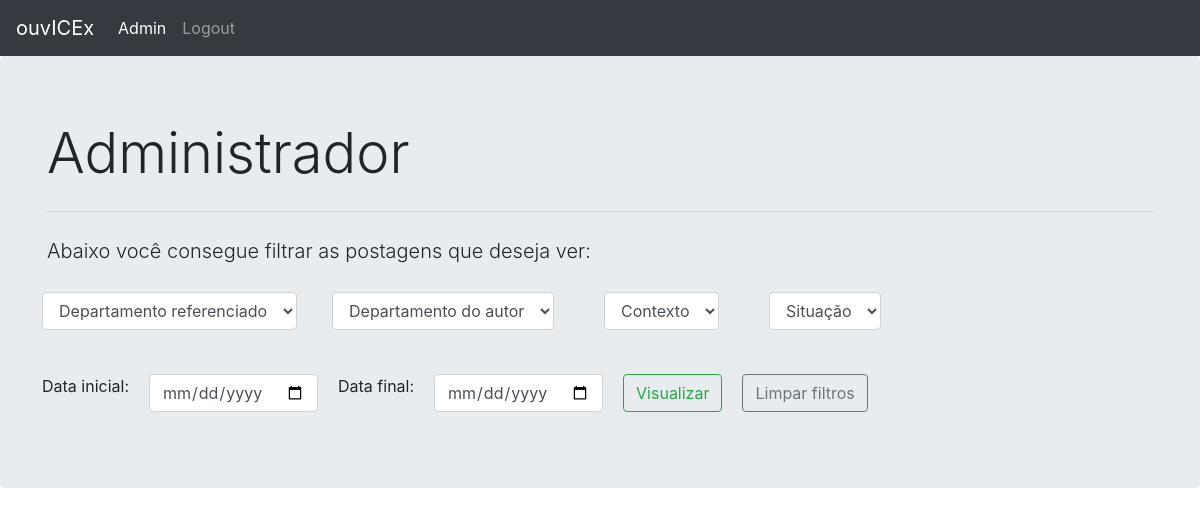
Page /admin (signed in) on the earlier database version.
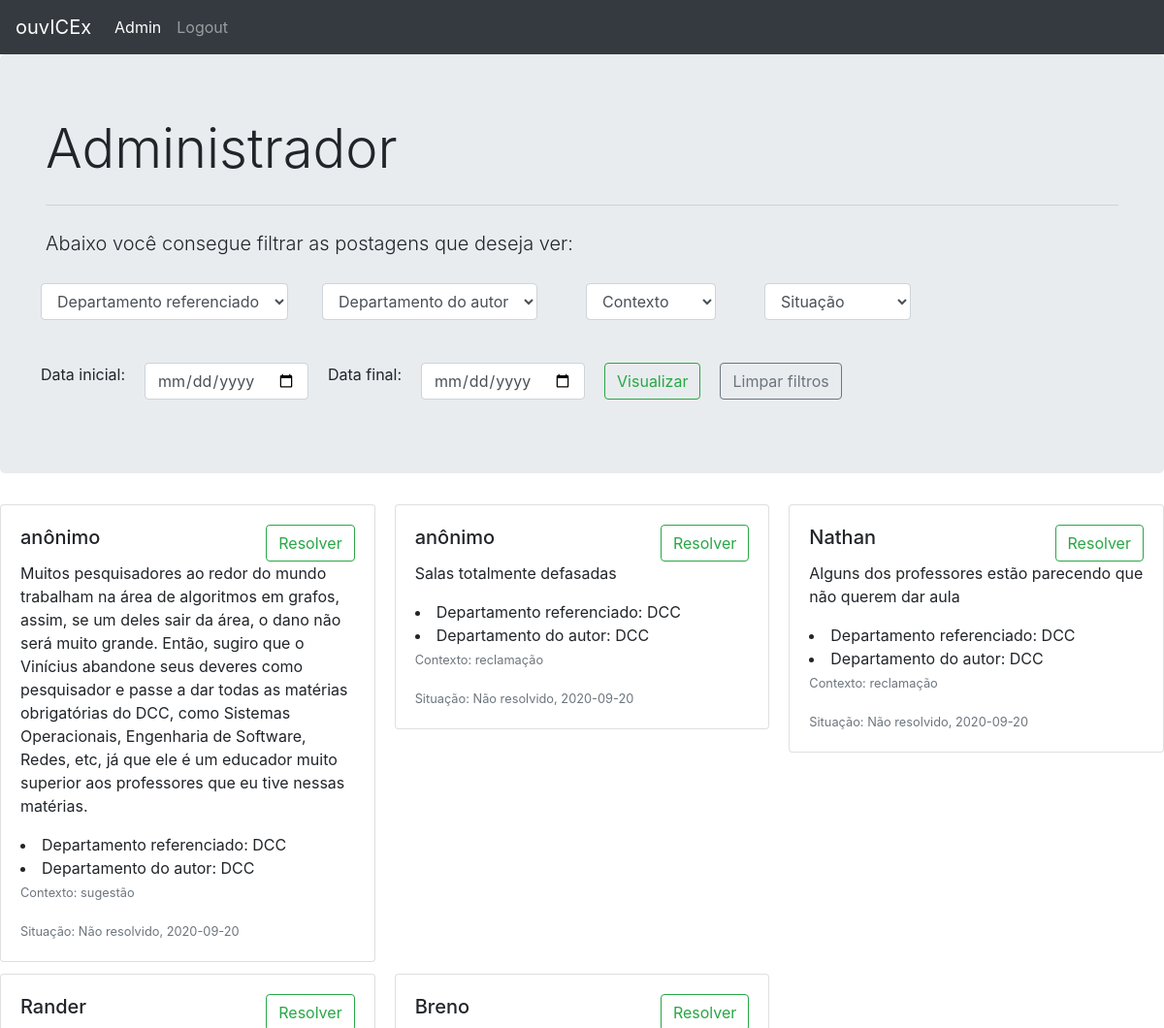
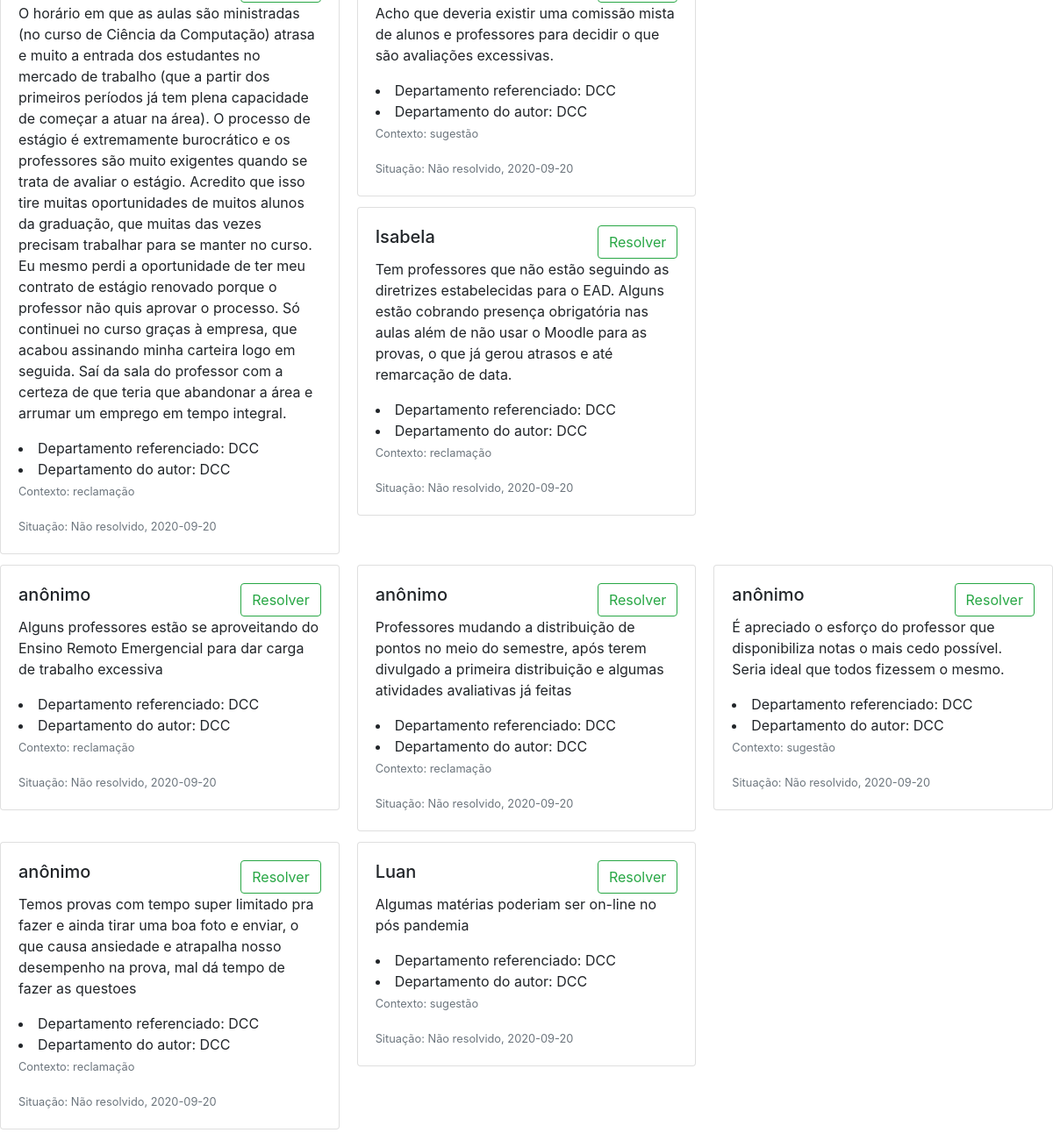
Same page on the later database version (2 pictures, top to bottom).
### scripts/database.py (models this page shows, shortened)
class posts(db.Model):
    _id = db.Column("id", db.Integer, primary_key=True)
    post = db.Column("post", db.String(1000))
    name = db.Column("name", db.String(100))
    date = db.Column("date", db.Date())
    author_dep = db.Column("author_dep", db.String(50))
    ref_dep = db.Column("ref_dep", db.String(50))
    context_t = db.Column("context_t", db.String(20))
    situation_t = db.Column("situation_t", db.Integer)

### scripts/admin.py (the view)
@app_admin.route('/admin', methods=["POST", "GET"])
def view():
    if 'user' in session:
        if request.method == "POST":
            values_db = return_request(request)
            return render_template("admin.html", values=values_db,
                ref=db.session.query(posts.ref_dep.distinct()),
                author=db.session.query(posts.author_dep.distinct()),
                context=db.session.query(posts.context_t.distinct()),
                situation=db.session.query(posts.situation_t.distinct()),
                num_values= values_db.count())
        else:
            return render_template("admin.html", values=posts.query.all(),
                    ref=db.session.query(posts.ref_dep.distinct()),
                    author=db.session.query(posts.author_dep.distinct()),
                    context=db.session.query(posts.context_t.distinct()),
                    situation=db.session.query(posts.situation_t.distinct()),
                    num_values= posts.query.count())
    return redirect(url_for(".login"))

### templates/admin.html (shortened to what this page needs)
{% extends "base_history.html" %}
{% set active_page = "admin" %}
{% block jumbotron %}
  <h1 class="display-4">Administrador</h1>
{% endblock %}

### templates/base_history.html (shortened to what this page needs)
{% extends "base.html" %}
{% block content %}
  <div class="jumbotron">
  <div class="container-xl">
    {% block jumbotron %}
    {% endblock %}
    <hr class="my-4">
    <p class="lead">Abaixo você consegue filtrar as postagens que deseja ver:</p>
    <form action="#" method="post">
      <action="/action_page.php">
      <div class="row">
        <div class="column">
          <div class="col-md-14 mb-4">
          <select class="form-control" id="ref_dpt" name="ref_dpt">
            <option value="0"hidden>Departamento referenciado
            {% for i in ref %}
              <option value="{{i[0]}}">{{i[0]}}</option>
            {% endfor %}
          </select>
          </div>
        </div>
        <div class="column">
          <div class="col-md-12 mb-4">
          <select class="form-control" id="author_dpt" name="author_dpt">
            <option value="0"hidden>Departamento do autor</option>
          </select>
          </div>
      </div>
      <div class="column">
          <div class="col-md-12 mb-3">
          <select class="form-control" id="context" name="context">
            <option value="0"hidden>Contexto</option>
          </select>
          </div>
        </div>
        <div class="column">
          <div class="col-md-12 mb-3">
          <select class="form-control" id="situation" name="situation">
            <option value="-1"hidden>Situação</option>
          </select>
          </div>
        </div>
        </div>
        <div class="row">
          <div class="column">
          <p>Data inicial:</p>
          </div>
          <div class="column">
          <input class="form-control" type="date" id="start" name="start" value="Inicial">
          </div>
          <div class="column">
          <p>Data final:</p>
          </div>
          <div class="column">
          <input class="form-control" type="date" id="end" name="end">
          </div>
          <div class="column">
          <input class="btn btn-outline-success" type="submit" value="Visualizar">
          </div>
          <div class="column">
          <a class="btn btn-outline-secondary" href="cleaning/{{active_page}}">Limpar filtros</a>
          </div>
        </div>
      </form>
    </div>
  </div>
  {% for i in range(0, num_values, 3)  %}
    <div class="card-columns">
        {% for j in range (0, 3) %}
          {% if i+j < num_values %}
              <div class="card">
                <div class="card-body">
                  <div class="mybox">
                    <h5 class="card-title">{{values[j+i].name}}</h5>
                    {% if active_page == "admin" %}
                      {% if values[j+i].situation_t == 1 %}
                        <a class="btn btn-outline-danger" href="changeStatus/{{values[j+i]._id}}">
                          Cancelar
                        </a>
                      {% else %}
                        <a class="btn btn-outline-success" href="changeStatus/{{values[j+i]._id}}">
                          Resolver
                        </a>
                      {% endif %}
                    {% endif %}
                  </div>
                  <p class="card-text">{{values[j+i].post}}</p>
                  <li class="card-text">Departamento referenciado: {{values[j+i].ref_dep}}</li>
                  <li class="card-text">Departamento do autor: {{values[j+i].author_dep}}</li>
                  <p class="card-text"><small class="text-muted">Contexto: {{values[j+i].context_t}}</small></p>
                  {% if values[j+i].situation_t == 1 %}
                    <p class="card-text"><small class="text-muted">Situação: Resolvido, {{values[j+i].date}}</small></p>
                  {% else %}
                    <p class="card-text"><small class="text-muted">Situação: Não resolvido, {{values[j+i].date}}</small></p>
                  {% endif%}
                </div>
              </div>
          {% endif %}
        {% endfor %}
      </div>
  {% endfor %}
{% endblock %}

Differences in the rows shown:
added posts: name "anônimo", post "Muitos pesquisadores ao redor do mundo trabalham na área de algoritmos em grafos, assim, se um deles sair da área, o dano não será muito grande. Então, sugiro que o Vinícius abandone seus deveres como pesquisador e passe a dar todas as matérias obrigatórias do DCC, como Sistemas Operacionais, Engenharia de Software, Redes, etc, já que ele é um educador muito superior aos professores que eu tive nessas matérias.", ref_dep "DCC", author_dep "DCC", context_t "sugestão", date "2020-09-20"
added posts: name "anônimo", post "Salas totalmente defasadas", ref_dep "DCC", author_dep "DCC", context_t "reclamação", date "2020-09-20"
added posts: name "Nathan", post "Alguns dos professores estão parecendo que não querem dar aula", ref_dep "DCC", author_dep "DCC", context_t "reclamação", date "2020-09-20"
added posts: name "Rander", post "O horário em que as aulas são ministradas (no curso de Ciência da Computação) atrasa e muito a entrada dos estudantes no mercado de trabalho (que a partir dos primeiros períodos já tem plena capacidade de começar a atuar na área). O processo de estágio é extremamente burocrático e os professores são muito exigentes quando se trata de avaliar o estágio. Acredito que isso tire muitas oportunidades de muitos alunos da graduação, que muitas das vezes precisam trabalhar para se manter no curso. Eu mesmo perdi a oportunidade de ter meu contrato de estágio renovado porque o professor não quis aprovar o processo. Só continuei no curso graças à empresa, que acabou assinando minha carteira logo em…", ref_dep "DCC", author_dep "DCC", context_t "reclamação", date "2020-09-20"
added posts: name "Breno", post "Acho que deveria existir uma comissão mista de alunos e professores para decidir o que são avaliações excessivas.", ref_dep "DCC", author_dep "DCC", context_t "sugestão", date "2020-09-20"
added posts: name "Isabela", post "Tem professores que não estão seguindo as diretrizes estabelecidas para o EAD. Alguns estão cobrando presença obrigatória nas aulas além de não usar o Moodle para as provas, o que já gerou atrasos e até remarcação de data.", ref_dep "DCC", author_dep "DCC", context_t "reclamação", date "2020-09-20"
added posts: name "anônimo", post "Alguns professores estão se aproveitando do Ensino Remoto Emergencial para dar carga de trabalho excessiva", ref_dep "DCC", author_dep "DCC", context_t "reclamação", date "2020-09-20"
added posts: name "anônimo", post "Professores mudando a distribuição de pontos no meio do semestre, após terem divulgado a primeira distribuição e algumas atividades avaliativas já feitas", ref_dep "DCC", author_dep "DCC", context_t "reclamação", date "2020-09-20"
added posts: name "anônimo", post "É apreciado o esforço do professor que disponibiliza notas o mais cedo possível. Seria ideal que todos fizessem o mesmo.", ref_dep "DCC", author_dep "DCC", context_t "sugestão", date "2020-09-20"
added posts: name "anônimo", post "Temos provas com tempo super limitado pra fazer e ainda tirar uma boa foto e enviar, o que causa ansiedade e atrapalha nosso desempenho na prova, mal dá tempo de fazer as questoes", ref_dep "DCC", author_dep "DCC", context_t "reclamação", date "2020-09-20"
added posts: name "Luan", post "Algumas matérias poderiam ser on-line no pós pandemia", ref_dep "DCC", author_dep "DCC", context_t "sugestão", date "2020-09-20"
Other differences:
new list line: "Resolver Departamento referenciado: Departamento do autor: Contexto: Situação: Não resolvido, Resolver Departamento referenciado: Departamento do autor: Contexto: Situação: Não resolvido, Resolver Departamento referenciado: Departamento do autor: Contexto: Situação: Não resolvido,"
new list line: "Resolver Departamento referenciado: Departamento do autor: Contexto: Situação: Não resolvido, Resolver Departamento referenciado: Departamento do autor: Contexto: Situação: Não resolvido,"
